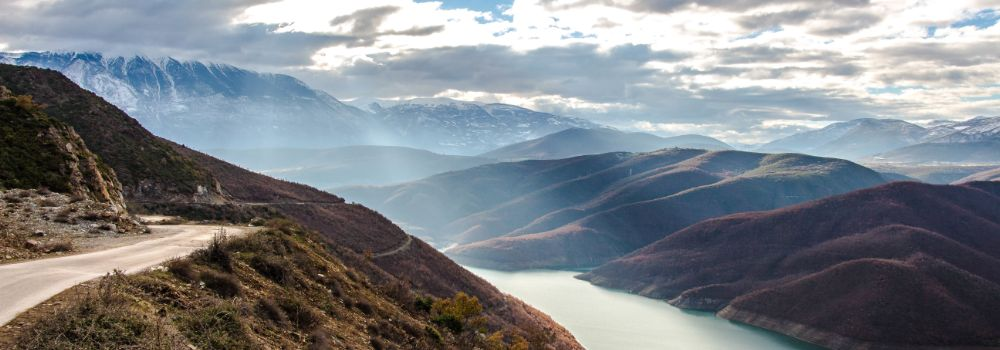
#> input picture Bernd Klein (520) ile Python/resim/nehirliDağlar.jpg, 1000 x 350 px
$ python p_31803.py
#> lines starting #> are read from the running program, lines starting #| are printed output that depends on the picture
### Bernd Klein (520) ile Python/p_315.py
# coding:iso-8859-9 Türkçe
# p_315.py Tesadüfi renk yaratma örneği.

from random import randint
class Renk:
    def rgb():
        L = ["0", "1", "2", "3", "4", "5", "6", "7", "8", "9", "a", "b", "c", "d", "e", "f"]
        i = randint (0,15)
        return str (L [i])

    def renk():
        dizge = ""
        for i in range (6): dizge +=Renk.rgb()
        return "#" + dizge

#print (Renk.renk() )

### Bernd Klein (520) ile Python/p_31803.py
# coding:iso-8859-9 Türkçe
# p_31803.py: Herhangi bir jpg png gif resmini görüntüleme örneği.

import matplotlib.pyplot as mp
from p_315 import Renk

mp.style.use ("dark_background")
resim = mp.imread ('resim/nehirliDağlar.jpg')
#> resim is the input picture: shape (350, 1000, 3); mean R, G, B 127, 131.6, 136.4
mp.imshow (resim)

mp.title ("'.jpg, .png ve .gif' Resimleri", color="r", fontsize=20) # color=Renk.renk()
mp.axis ("off")
mp.tight_layout()
mp.show()
#-----------------------------------------------------------------------------------------------------

mp.figure().set_facecolor (Renk.renk())
resim2 = mp.imread ('resim/frankfurt.png') [:, :, 1]
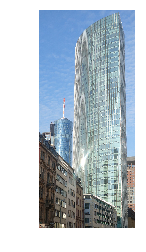
#> input picture Bernd Klein (520) ile Python/resim/frankfurt.png, 146 x 252 px
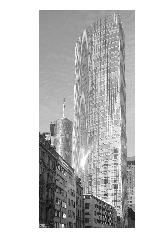
#> resim2: shape (252, 146) float32; min 0.0275, max 1, mean 0.771
mp.imshow (resim2)

mp.title ("'.jpg, .png ve .gif' Resimleri", color=Renk.renk(), fontsize=20)
mp.axis ("off")
mp.tight_layout()
mp.show()
#-----------------------------------------------------------------------------------------------------

print ("Resim1'den veriler:\n", resim, sep="")
#> (printed output is left out)
resim2 =resim [:, :, 1]
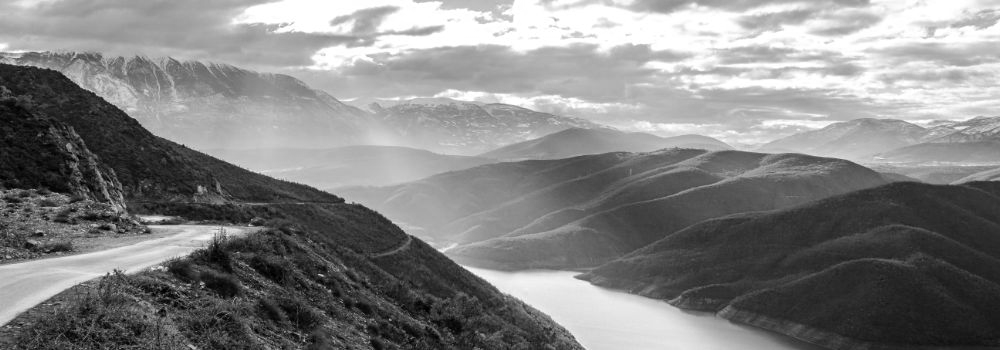
#> resim2: shape (350, 1000); min 0, max 255, mean 131.6
print ("\nResim2'den veriler:\n", resim2, sep="")
#> (printed output is left out)


"""Çıktı:
>python p_31803.py
Resim1'den veriler:
[[[187 182 186]
  [189 184 188]
  [190 185 189]
  ...
  [212 207 203]
  [211 206 202]
  [211 206 202]]

 [[188 183 187]
  [189 184 188]
  [191 186 190]
  ...
  [211 206 202]
  [210 205 201]
  [210 205 201]]

 [[188 183 187]
  [190 185 189]
  [192 187 191]
  ...
  [211 206 202]
  [211 206 202]
  [211 206 202]]

 ...

 [[ 84  57  36]
  [ 94  67  46]
  [ 98  71  52]
  ...
  [ 38  36  39]
  [ 40  35  39]
  [ 38  36  39]]

 [[ 93  67  44]
  [114  88  65]
  [141 114  93]
  ...
  [ 45  40  44]
  [ 46  40  44]
  [ 44  39  43]]

 [[153 127 104]
  [120  94  71]
  [105  78  57]
  ...
  [ 42  36  40]
  [ 42  36  40]
  [ 42  36  40]]]

Resim2'den veriler:
[[182 184 185 ... 207 206 206]
 [183 184 186 ... 206 205 205]
 [183 185 187 ... 206 206 206]
 ...
 [ 57  67  71 ...  36  35  36]
 [ 67  88 114 ...  40  40  39]
 [127  94  78 ...  36  36  36]]
"""
